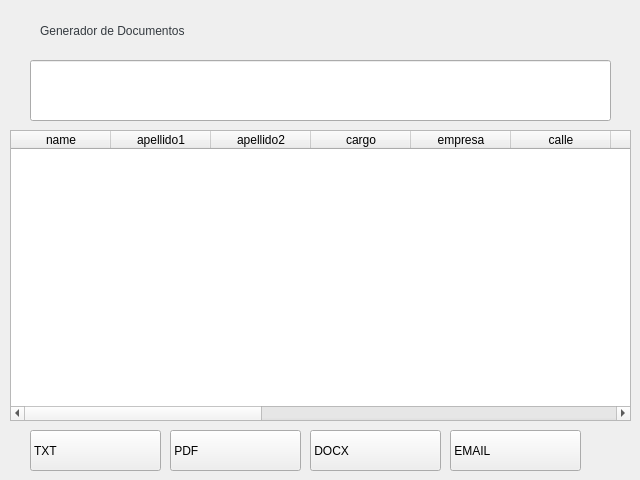
      <widget class="QWidget" name="pg_gen">
       <widget class="QPushButton" name="btn_email">
        <property name="geometry">
         <rect>
          <x>450</x>
          <y>430</y>
          <width>131</width>
          <height>41</height>
         </rect>
        </property>
        <property name="styleSheet">
         <string notr="true">text-align:left;</string>
        </property>
        <property name="text">
         <string> EMAIL</string>
        </property>
        <property name="icon">
         <iconset>
          <normaloff>GUI/email.png</normaloff>GUI/email.png</iconset>
        </property>
        <property name="iconSize">
         <size>
          <width>30</width>
          <height>30</height>
         </size>
        </property>
       </widget>
       <widget class="QPushButton" name="btn_docx">
        <property name="geometry">
         <rect>
          <x>310</x>
          <y>430</y>
          <width>131</width>
          <height>41</height>
         </rect>
        </property>
        <property name="styleSheet">
         <string notr="true">text-align:left;</string>
        </property>
        <property name="text">
         <string> DOCX</string>
        </property>
        <property name="icon">
         <iconset>
          <normaloff>GUI/docx.png</normaloff>GUI/docx.png</iconset>
        </property>
        <property name="iconSize">
         <size>
          <width>30</width>
          <height>30</height>
         </size>
        </property>
       </widget>
       <widget class="QPushButton" name="btn_pdf">
        <property name="geometry">
         <rect>
          <x>170</x>
          <y>430</y>
          <width>131</width>
          <height>41</height>
         </rect>
        </property>
        <property name="styleSheet">
         <string notr="true">text-align:left;</string>
        </property>
        <property name="text">
         <string> PDF</string>
        </property>
        <property name="icon">
         <iconset>
          <normaloff>GUI/pdf.png</normaloff>GUI/pdf.png</iconset>
        </property>
        <property name="iconSize">
         <size>
          <width>30</width>
          <height>30</height>
         </size>
        </property>
       </widget>
       <widget class="QPushButton" name="btn_txt">
        <property name="geometry">
         <rect>
          <x>30</x>
          <y>430</y>
          <width>131</width>
          <height>41</height>
         </rect>
        </property>
        <property name="styleSheet">
         <string notr="true">text-align:left;</string>
        </property>
        <property name="text">
         <string> TXT</string>
        </property>
        <property name="icon">
         <iconset>
          <normaloff>GUI/txt.png</normaloff>GUI/txt.png</iconset>
        </property>
        <property name="iconSize">
         <size>
          <width>30</width>
          <height>30</height>
         </size>
        </property>
       </widget>
       <widget class="QLabel" name="lbl_title_doc">
        <property name="geometry">
         <rect>
          <x>40</x>
          <y>20</y>
          <width>261</width>
          <height>21</height>
         </rect>
        </property>
        <property name="styleSheet">
         <string notr="true">QLabel{
	font: 77 13pt &quot;Arial Black&quot;;
	color: #343a40;
	font weight: bold;
}</string>
        </property>
        <property name="text">
         <string>Generador de Documentos</string>
        </property>
       </widget>
       <widget class="QTableWidget" name="table_data_doc">
        <property name="geometry">
         <rect>
          <x>10</x>
          <y>130</y>
          <width>621</width>
          <height>291</height>
         </rect>
        </property>
        <column>
         <property name="text">
          <string>name</string>
         </property>
        </column>
        <column>
         <property name="text">
          <string>apellido1</string>
         </property>
        </column>
        <column>
         <property name="text">
          <string>apellido2</string>
         </property>
        </column>
        <column>
         <property name="text">
          <string>cargo</string>
         </property>
        </column>
        <column>
         <property name="text">
          <string>empresa</string>
         </property>
        </column>
        <column>
         <property name="text">
          <string>calle</string>
         </property>
        </column>
        <column>
         <property name="text">
          <string>noExt</string>
         </property>
        </column>
        <column>
         <property name="text">
          <string>noInt</string>
         </property>
        </column>
        <column>
         <property name="text">
          <string>colonia</string>
         </property>
        </column>
        <column>
         <property name="text">
          <string>municipio</string>
         </property>
        </column>
        <column>
         <property name="text">
          <string>estado</string>
         </property>
        </column>
        <column>
         <property name="text">
          <string>cp</string>
         </property>
        </column>
        <column>
         <property name="text">
          <string>tel</string>
         </property>
        </column>
        <column>
         <property name="text">
          <string>email</string>
         </property>
        </column>
        <column>
         <property name="text">
          <string>fnac</string>
         </property>
        </column>
       </widget>
       <widget class="QLineEdit" name="edt_emails_doc">
        <property name="geometry">
         <rect>
          <x>30</x>
          <y>60</y>
          <width>581</width>
          <height>61</height>
         </rect>
        </property>
       </widget>
      </widget>
